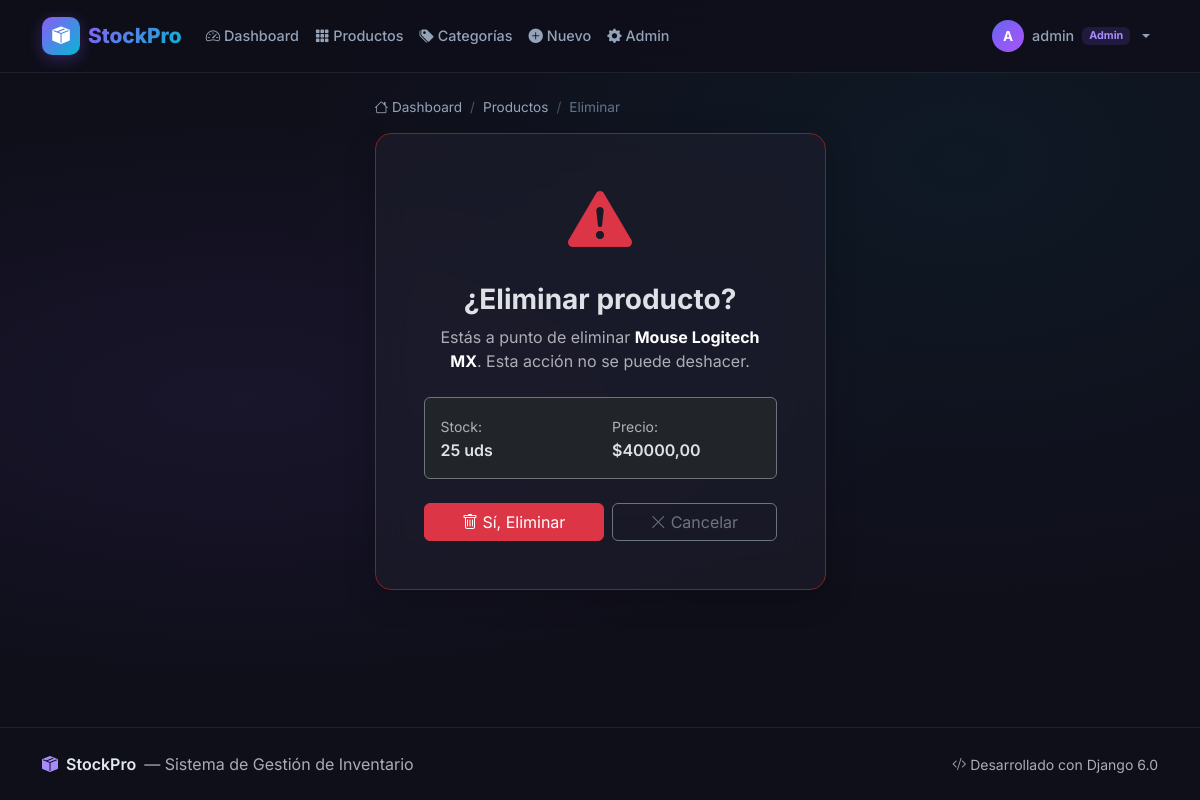
Page /productos/2/eliminar/ (signed in) on the committed database.
### inventario/models.py (models this page shows, shortened)
class Producto(models.Model):
    nombre = models.CharField(
        max_length=200,
        verbose_name='Nombre del producto'
    )
    descripcion = models.TextField(
        blank=True,
        default='',
        verbose_name='Descripción'
    )
    cantidad = models.PositiveIntegerField(
        default=0,
        verbose_name='Cantidad en stock'
    )
    precio = models.DecimalField(
        max_digits=10,
        decimal_places=2,
        verbose_name='Precio unitario'
    )
    fecha_creacion = models.DateTimeField(
        auto_now_add=True,
        verbose_name='Fecha de creación'
    )
    fecha_actualizacion = models.DateTimeField(
        auto_now=True,
        verbose_name='Última actualización'
    )
    usuario = models.ForeignKey(
        User,
        on_delete=models.CASCADE,
        related_name='productos',
        verbose_name='Creado por'
    )
    categoria = models.ForeignKey(
        Categoria,
        on_delete=models.SET_NULL,
        null=True,
        blank=True,
        related_name='productos',
        verbose_name='Categoría'
    )
    class Meta:
        ordering = ['-fecha_creacion']
        verbose_name = 'Producto'
        verbose_name_plural = 'Productos'

### inventario/views.py (the view)
# urls.py: path('productos/<int:pk>/eliminar/', views.producto_eliminar, name='producto_eliminar'),
@login_required
def producto_eliminar(request, pk):
    producto = get_object_or_404(Producto, pk=pk)
    if not request.user.is_staff and producto.usuario != request.user:
        messages.error(request, 'No tienes permiso para eliminar este producto.')
        return redirect('producto_lista')
    if request.method == 'POST':
        nombre = producto.nombre
        producto.delete()
        messages.success(request, f'Producto "{nombre}" eliminado exitosamente.')
        return redirect('producto_lista')
    return render(request, 'inventario/producto_confirm_delete.html', {
        'producto': producto,
    })

### templates/inventario/producto_confirm_delete.html (shortened to what this page needs)
{% extends 'base.html' %}
{% block content %}
<div class="row justify-content-center">
    <div class="col-md-6 col-lg-5">
        <nav aria-label="breadcrumb" class="mb-3">
            <ol class="breadcrumb breadcrumb-custom">
                <li class="breadcrumb-item"><a href="{% url 'dashboard' %}"><i class="bi bi-house"></i> Dashboard</a></li>
                <li class="breadcrumb-item"><a href="{% url 'producto_lista' %}">Productos</a></li>
                <li class="breadcrumb-item active">Eliminar</li>
            </ol>
        </nav>
        <div class="card glass-card border-danger-subtle">
            <div class="card-body p-4 p-md-5 text-center">
                <div class="mb-4">
                    <i class="bi bi-exclamation-triangle-fill text-danger display-3"></i>
                </div>
                <h1 class="h3 fw-bold mb-2">¿Eliminar producto?</h1>
                <p class="text-muted mb-4">
                    Estás a punto de eliminar <strong class="text-white">{{ producto.nombre }}</strong>.
                    Esta acción no se puede deshacer.
                </p>
                <div class="card bg-dark border-secondary mb-4">
                    <div class="card-body py-3">
                        <div class="row text-start">
                            <div class="col-6">
                                <small class="text-muted">Stock:</small>
                                <p class="mb-0 fw-semibold">{{ producto.cantidad }} uds</p>
                            </div>
                            <div class="col-6">
                                <small class="text-muted">Precio:</small>
                                <p class="mb-0 fw-semibold">${{ producto.precio }}</p>
                            </div>
                        </div>
                    </div>
                </div>
                <form method="post" id="delete-form">
                    <div class="d-flex gap-2">
                        <button type="submit" class="btn btn-danger flex-grow-1" id="btn-confirmar-eliminar">
                            <i class="bi bi-trash"></i> Sí, Eliminar
                        </button>
                        <a href="{% url 'producto_lista' %}" class="btn btn-outline-secondary flex-grow-1" id="btn-cancelar-eliminar">
                            <i class="bi bi-x-lg"></i> Cancelar
                        </a>
                    </div>
                </form>
            </div>
        </div>
    </div>
</div>
{% endblock %}

### templates/base.html (shortened to what this page needs)
{% load static %}
{% load inventario_tags %}
<!DOCTYPE html>
<html lang="es" data-bs-theme="dark">
<head>
    <link href="https://cdn.jsdelivr.net/npm/bootstrap@5.3.3/dist/css/bootstrap.min.css" rel="stylesheet">
    <link href="https://cdn.jsdelivr.net/npm/bootstrap-icons@1.11.3/font/bootstrap-icons.min.css" rel="stylesheet">
    <link rel="stylesheet" href="{% static 'css/styles.css' %}">
</head>
<body>
    <nav class="navbar navbar-expand-lg navbar-custom sticky-top">
        <div class="container">
            <a class="navbar-brand d-flex align-items-center gap-2" href="{% url 'dashboard' %}">
                <div class="brand-icon">
                    <i class="bi bi-box-seam-fill"></i>
                </div>
                <span class="brand-text">StockPro</span>
            </a>
            <div class="collapse navbar-collapse" id="navbarNav">
                {% if user.is_authenticated %}
                <ul class="navbar-nav me-auto">
                    <li class="nav-item">
                        <a class="nav-link" href="{% url 'dashboard' %}" id="nav-dashboard">
                            <i class="bi bi-speedometer2"></i> Dashboard
                        </a>
                    </li>
                    <li class="nav-item">
                        <a class="nav-link" href="{% url 'producto_lista' %}" id="nav-productos">
                            <i class="bi bi-grid-3x3-gap-fill"></i> Productos
                        </a>
                    </li>
                    <li class="nav-item">
                        <a class="nav-link" href="{% url 'categoria_lista' %}" id="nav-categorias">
                            <i class="bi bi-tags-fill"></i> Categorías
                        </a>
                    </li>
                    <li class="nav-item">
                        <a class="nav-link" href="{% url 'producto_crear' %}" id="nav-nuevo">
                            <i class="bi bi-plus-circle-fill"></i> Nuevo
                        </a>
                    </li>
                    {% if user.is_staff %}
                    <li class="nav-item">
                        <a class="nav-link" href="{% url 'admin:index' %}" id="nav-admin" target="_blank">
                            <i class="bi bi-gear-fill"></i> Admin
                        </a>
                    </li>
                    {% endif %}
                </ul>
                <div class="navbar-nav">
                    <div class="nav-item dropdown">
                        <a class="nav-link dropdown-toggle d-flex align-items-center gap-2" href="#" role="button"
                           data-bs-toggle="dropdown" id="user-dropdown">
                            <div class="user-avatar">
                                {{ user.username|first|upper }}
                            </div>
                            <span>{{ user.username }}</span>
                            {% if user.is_staff %}
                            <span class="badge bg-purple-soft">Admin</span>
                            {% endif %}
                        </a>
                    </div>
                </div>
                {% endif %}
            </div>
        </div>
    </nav>
    <main class="main-content">
        <div class="container py-4">
            {% block content %}{% endblock %}
        </div>
    </main>
    <footer class="footer-custom">
        <div class="container">
            <div class="d-flex flex-column flex-md-row justify-content-between align-items-center gap-2">
                <div class="d-flex align-items-center gap-2">
                    <i class="bi bi-box-seam-fill text-purple"></i>
                    <span class="fw-semibold">StockPro</span>
                    <span class="text-muted">— Sistema de Gestión de Inventario</span>
                </div>
                <div class="text-muted small">
                    <i class="bi bi-code-slash"></i> Desarrollado con Django {{ django_version|default:"6.0" }}
                </div>
            </div>
        </div>
    </footer>
</body>
</html>

### static/css/styles.css (style rules this page uses)
:root { --purple-primary: #8b5cf6; --purple-dark: #7c3aed; --purple-light: #a78bfa; --purple-soft: rgba(139, 92, 246, 0.15); --gradient-primary: linear-gradient(135deg, #8b5cf6, #06b6d4); --gradient-accent: linear-gradient(135deg, #6366f1, #8b5cf6, #a855f7); --glass-bg: rgba(30, 30, 46, 0.6); --glass-border: rgba(255, 255, 255, 0.08); --surface: #1e1e2e; --surface-hover: #2a2a3e; --body-bg: #0f0f1a; --danger-soft: rgba(239, 68, 68, 0.15); --success-soft: rgba(34, 197, 94, 0.15); --warning-soft: rgba(234, 179, 8, 0.15); --info-soft: rgba(6, 182, 212, 0.15); --transition-base: all 0.3s cubic-bezier(0.4, 0, 0.2, 1); color-scheme: dark; }
* { box-sizing: border-box; }
body { font-family: 'Inter', -apple-system, BlinkMacSystemFont, 'Segoe UI', sans-serif; background-color: var(--body-bg); background-image: radial-gradient(ellipse at 20% 50%, rgba(139, 92, 246, 0.08) 0%, transparent 50%), radial-gradient(ellipse at 80% 20%, rgba(6, 182, 212, 0.06) 0%, transparent 50%); min-height: 100vh; display: flex; flex-direction: column; color: #e2e8f0; }
.main-content { flex: 1; }
.navbar-custom { background: rgba(15, 15, 26, 0.85); backdrop-filter: blur(20px); -webkit-backdrop-filter: blur(20px); border-bottom: 1px solid var(--glass-border); padding: 0.75rem 0; transition: var(--transition-base); }
.brand-icon { width: 38px; height: 38px; background: var(--gradient-primary); border-radius: 10px; display: flex; align-items: center; justify-content: center; font-size: 1.1rem; color: white; box-shadow: 0 4px 15px rgba(139, 92, 246, 0.3); }
.brand-text { font-weight: 800; font-size: 1.3rem; background: var(--gradient-primary); -webkit-background-clip: text; -webkit-text-fill-color: transparent; background-clip: text; }
.navbar-custom .nav-link { color: #94a3b8; font-weight: 500; font-size: 0.9rem; padding: 0.5rem 1rem; border-radius: 8px; transition: var(--transition-base); }
.user-avatar { width: 32px; height: 32px; background: var(--gradient-accent); border-radius: 50%; display: flex; align-items: center; justify-content: center; font-weight: 700; font-size: 0.85rem; color: white; }
.bg-purple-soft { background: var(--purple-soft) !important; color: var(--purple-light) !important; border: none; }
.glass-card { background: var(--glass-bg); backdrop-filter: blur(16px); -webkit-backdrop-filter: blur(16px); border: 1px solid var(--glass-border); border-radius: 16px; box-shadow: 0 8px 32px rgba(0, 0, 0, 0.2); transition: var(--transition-base); }
.breadcrumb-custom { background: transparent; padding: 0; margin: 0; font-size: 0.85rem; }
.breadcrumb-custom .breadcrumb-item a { color: #94a3b8; text-decoration: none; transition: var(--transition-base); }
.breadcrumb-custom .breadcrumb-item.active { color: #64748b; }
.breadcrumb-custom .breadcrumb-item + .breadcrumb-item::before { color: #475569; }
.text-purple { color: var(--purple-light) !important; }
.footer-custom { background: rgba(15, 15, 26, 0.6); border-top: 1px solid var(--glass-border); padding: 1.5rem 0; margin-top: auto; }
.card { animation: fadeInUp 0.5s cubic-bezier(0.4, 0, 0.2, 1); }

### rows in the picture
Producto: nombre "Mouse Logitech MX", cantidad "25", precio "40000,00"

### other values in the picture
{{ user.username|first|upper }} "A"
{{ user.username }} "admin"
{{ django_version|default:"6.0" }} "6.0"
